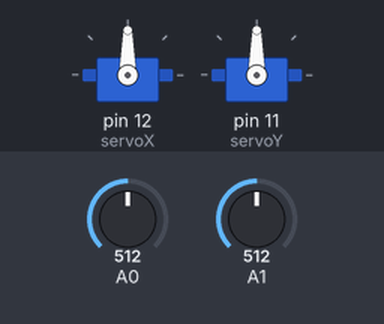
Recording of a program running on a simulated Arduino Uno, built with avr-gcc and run on an emulated ATmega328P. Shown: 2 × servo. The test bench sets the inputs (shaded band); at power-on: A0 = 512, A1 = 512.

Above: at 1.2 s.
1.3 s: A0 set to 716
At 2.1 s:
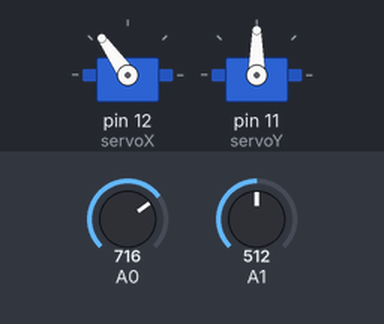
2.8 s: A1 set to 716
At 3.9 s:
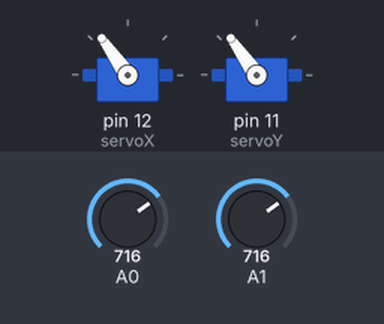
4.3 s: A0 set to 900
At 5.1 s:
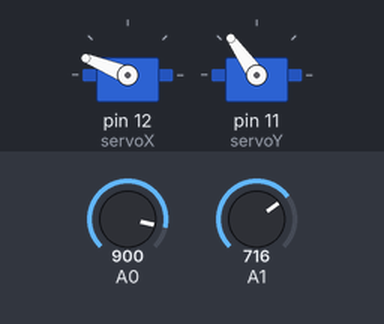
5.8 s: A1 set to 900
At 6.2 s:
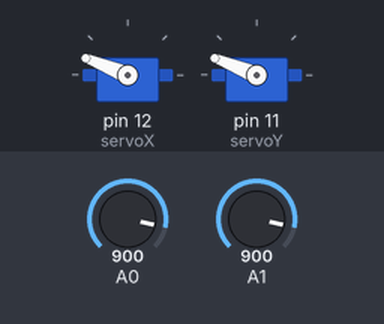
7.3 s: A0 set to 1023
At 8.5 s:
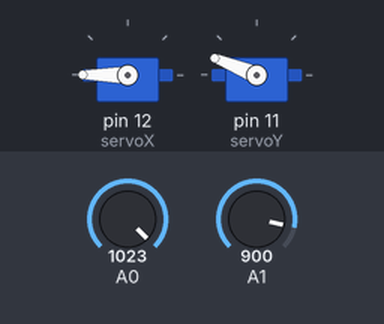
8.8 s: A1 set to 1023
At 9.8 s:
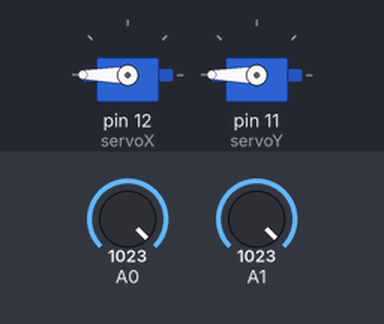
Timing chart, 0 to 11.3 s (numbered marks = the images above; inputs shaded):
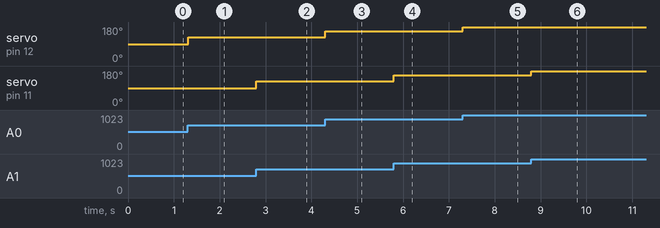

Measured:
- after the input at 1.3 s, servo on pin 12 (servoX): 90° → 125° at once
- after the input at 2.8 s, servo on pin 11 (servoY): 90° → 125° at once
- after the input at 4.3 s, servo on pin 12 (servoX): 125° → 158° at once
- after the input at 5.8 s, servo on pin 11 (servoY): 125° → 158° at once
- after the input at 7.3 s, servo on pin 12 (servoX): 158° → 180° at once
- after the input at 8.8 s, servo on pin 11 (servoY): 158° → 180° at once

The program:

main.cpp
```cpp
#include <Arduino.h>
#include <Servo.h>

Servo servoX;
Servo servoY;

void setup() {
    servoX.attach(12);
    servoY.attach(11);
    Serial.begin(115200);
}

void loop() {
    int x = analogRead(A0);
    int y = analogRead(A1);
    int ax = map(x, 0, 1023, 0, 180);
    int ay = map(y, 0, 1023, 0, 180);
    servoX.write(ax);
    servoY.write(ay);
    delay(15);
}
```
